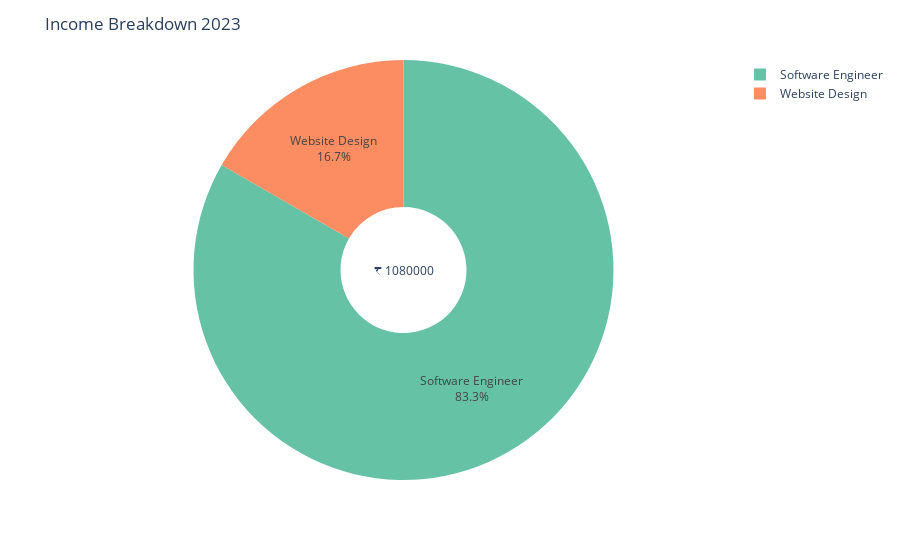

Notebook source saved alongside this figure:
### Code cell
income_pie_fig_2023 = make_pie_chart(df, 2023, 'Income')
income_pie_fig_2023

### Figure 1 — Plotly figure (JSON) as saved in the notebook; plotly's stock layout.template omitted (floating-point values rounded to 4 significant figures)
{"data": [{"direction": "clockwise", "domain": {"x": [0, 1], "y": [0, 1]}, "hole": 0.3, "hovertemplate": "Category=%{label}<br>Amount (INR)=%{value}<extra></extra>", "labels": ["Software Engineer", "Website Design", "Software Engineer", "Website Design", "Software Engineer", "Website Design", "Software Engineer", "Website Design", "Software Engineer", "Website Design", "Software Engineer", "Website Design", "Software Engineer", "Website Design", "Website Design", "Software Engineer", "Software Engineer", "Website Design", "Website Design", "Software Engineer", "Website Design", "Software Engineer", "Software Engineer", "Website Design"], "legendgroup": "", "name": "", "showlegend": true, "textinfo": "label+percent", "textposition": "inside", "type": "pie", "values": [75000, 15000, 75000, 15000, 75000, 15000, 75000, 15000, 75000, 15000, 75000, 15000, 75000, 15000, 15000, 75000, 75000, 15000, 15000, 75000, 15000, 75000, 75000, 15000]}], "layout": {"annotations": [{"font": {"size": 12}, "showarrow": false, "text": "₹ 1080000", "x": 0.5, "y": 0.5}], "legend": {"tracegroupgap": 0}, "margin": {"t": 60}, "piecolorway": ["rgb(102,194,165)", "rgb(252,141,98)", "rgb(141,160,203)", "rgb(231,138,195)", "rgb(166,216,84)", "rgb(255,217,47)", "rgb(229,196,148)", "rgb(179,179,179)"], "title": {"text": "Income Breakdown 2023"}, "uniformtext": {"minsize": 10, "mode": "hide"}}}
